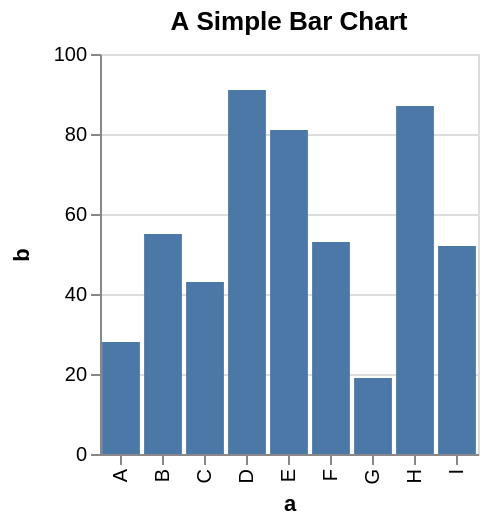

Vega-Lite specification for this chart:
### Vega specification from a JSON file in a GitHub repository (floating-point values rounded to 4 significant figures)
{"$schema": "https://vega.github.io/schema/vega/v4.json", "description": "A simple bar chart with embedded data.", "autosize": "pad", "padding": 5, "height": 200, "title": {"text": "A Simple Bar Chart", "frame": "group"}, "style": "cell", "data": [{"name": "source_0", "values": [{"a": "A", "b": 28}, {"a": "B", "b": 55}, {"a": "C", "b": 43}, {"a": "D", "b": 91}, {"a": "E", "b": 81}, {"a": "F", "b": 53}, {"a": "G", "b": 19}, {"a": "H", "b": 87}, {"a": "I", "b": 52}]}], "signals": [{"name": "x_step", "value": 21}, {"name": "width", "update": "bandspace(domain('x').length, 0.1, 0.05) * x_step"}], "marks": [{"name": "marks", "type": "rect", "style": ["bar"], "from": {"data": "source_0"}, "encode": {"update": {"fill": [{"test": "datum[\"b\"] === null || isNaN(datum[\"b\"])", "value": null}, {"value": "#4c78a8"}], "tooltip": {"signal": "{\"a\": ''+datum[\"a\"], \"b\": format(datum[\"b\"], \"\")}"}, "x": {"scale": "x", "field": "a"}, "width": {"scale": "x", "band": true}, "y": {"scale": "y", "field": "b"}, "y2": {"scale": "y", "value": 0}}}}], "scales": [{"name": "x", "type": "band", "domain": {"data": "source_0", "field": "a", "sort": true}, "range": {"step": {"signal": "x_step"}}, "paddingInner": 0.1, "paddingOuter": 0.05}, {"name": "y", "type": "linear", "domain": {"data": "source_0", "field": "b"}, "range": [{"signal": "height"}, 0], "nice": true, "zero": true}], "axes": [{"scale": "x", "orient": "bottom", "grid": false, "title": "a", "labelAlign": "right", "labelAngle": 270, "labelBaseline": "middle", "labelOverlap": true, "zindex": 1}, {"scale": "y", "orient": "left", "grid": false, "title": "b", "labelOverlap": true, "tickCount": {"signal": "ceil(height/40)"}, "zindex": 1}, {"scale": "y", "orient": "left", "gridScale": "x", "grid": true, "tickCount": {"signal": "ceil(height/40)"}, "domain": false, "labels": false, "maxExtent": 0, "minExtent": 0, "ticks": false, "zindex": 0}], "config": {"axisY": {"minExtent": 30}}}
